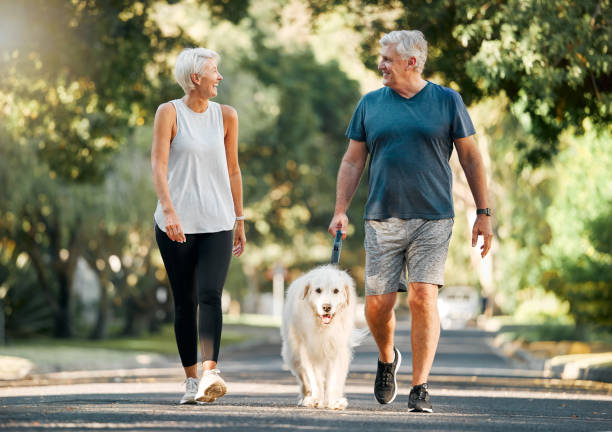
#> input picture test.jpg, 612 x 432 px
$ python -i dehaze.py   (imports and definitions only)   (older library calls are emulated)
#> lines starting #> are read from the running program, lines starting #| are printed output that depends on the picture
import cv2
import math
import numpy as np

def DarkChannel(im, sz):
    b, g, r = cv2.split(im)
    dc = cv2.min(cv2.min(r, g), b)
    kernel = cv2.getStructuringElement(cv2.MORPH_RECT, (sz, sz))
    dark = cv2.erode(dc, kernel)
    return dark

def AtmLight(im, dark):
    [h, w] = im.shape[:2]
    imsz = h * w
    numpx = int(max(math.floor(imsz / 1000), 1))
    darkvec = dark.reshape(imsz)
    imvec = im.reshape(imsz, 3)
    indices = darkvec.argsort()
    indices = indices[imsz - numpx::]
    atmsum = np.zeros([1, 3])
    for ind in range(1, numpx):
        atmsum = atmsum + imvec[indices[ind]]
    A = atmsum / numpx
    return A

def TransmissionEstimate(im, A, sz):
    omega = 0.95
    im3 = np.empty(im.shape, im.dtype)
    for ind in range(0, 3):
        im3[:, :, ind] = im[:, :, ind] / A[0, ind]
    transmission = 1 - omega * DarkChannel(im3, sz)
    return transmission

def Guidedfilter(im, p, r, eps):
    mean_I = cv2.boxFilter(im, cv2.CV_64F, (r, r))
    mean_p = cv2.boxFilter(p, cv2.CV_64F, (r, r))
    mean_Ip = cv2.boxFilter(im * p, cv2.CV_64F, (r, r))
    cov_Ip = mean_Ip - mean_I * mean_p
    mean_II = cv2.boxFilter(im * im, cv2.CV_64F, (r, r))
    var_I = mean_II - mean_I * mean_I
    a = cov_Ip / (var_I + eps)
    b = mean_p - a * mean_I
    mean_a = cv2.boxFilter(a, cv2.CV_64F, (r, r))
    mean_b = cv2.boxFilter(b, cv2.CV_64F, (r, r))
    q = mean_a * im + mean_b
    return q

def TransmissionRefine(im, et):
    gray = cv2.cvtColor(im, cv2.COLOR_BGR2GRAY)
    gray = np.float64(gray) / 255
    r = 60
    eps = 0.0001
    t = Guidedfilter(gray, et, r, eps)
    return t

def Recover(im, t, A, tx=0.1):
    res = np.empty(im.shape, im.dtype)
    t = cv2.max(t, tx)
    for ind in range(0, 3):
        res[:, :, ind] = (im[:, :, ind] - A[0, ind]) / t + A[0, ind]
    return res

def dehaze_frame(frame):
    """Dehaze a single frame."""
    sz = 15
    im = frame.astype(np.float64) / 255
    dark = DarkChannel(im, sz)
    A = AtmLight(im, dark)
    te = TransmissionEstimate(im, A, sz)
    t = TransmissionRefine(frame, te)
    J = Recover(im, t, A)
    return (J * 255).astype(np.uint8)

def dehaze_video(input_path, output_path):
    """Dehaze a video."""
    cap = cv2.VideoCapture(input_path)
    if not cap.isOpened():
        print("Error: Unable to open video.")
        return

    frame_width = int(cap.get(cv2.CAP_PROP_FRAME_WIDTH))
    frame_height = int(cap.get(cv2.CAP_PROP_FRAME_HEIGHT))
    fps = int(cap.get(cv2.CAP_PROP_FPS))

    fourcc = cv2.VideoWriter_fourcc(*'mp4v')
    out = cv2.VideoWriter(output_path, fourcc, fps, (frame_width, frame_height))

    while cap.isOpened():
        ret, frame = cap.read()
        if not ret:
            break

        dehazed_frame = dehaze_frame(frame)
        out.write(dehazed_frame)

    cap.release()
    out.release()
    cv2.destroyAllWindows()

#dehaze_video("video/hazy.mp4", "output_dehazed.mp4")

>>> import cv2
>>> picture = cv2.imread('../test.jpg')
#> picture is the input picture: shape (432, 612, 3); mean B, G, R 106.3, 132, 131.8
>>> result = dehaze_frame(picture)
#> in DarkChannel, `dark = cv2.erode(dc, kernel)`:
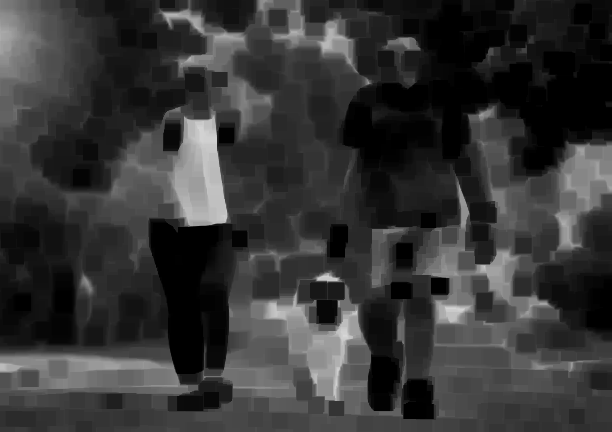
#> dark: shape (432, 612) float64; min 0, max 0.843, mean 0.21
#> in AtmLight, `indices = indices[imsz - numpx::]`: indices = 264 values, max 235344 at index 182, min 76697 at index 35, mean 119745.6
#> the loop in AtmLight, `for ind in range(1, numpx):` made 263 passes
#> atmsum on passes 1 to 3: [[0.882, 0.871, 0.839]], [[1.82, 1.81, 1.78]], [[2.73, 2.76, 2.77]]
#> after the loop in AtmLight, `for ind in range(1, numpx):`: atmsum = [[235.6, 234.8, 232.7]]
#> in AtmLight, `A = atmsum / numpx`: A = [[0.892, 0.889, 0.881]]
#> in Guidedfilter, `var_I = mean_II - mean_I * mean_I`:
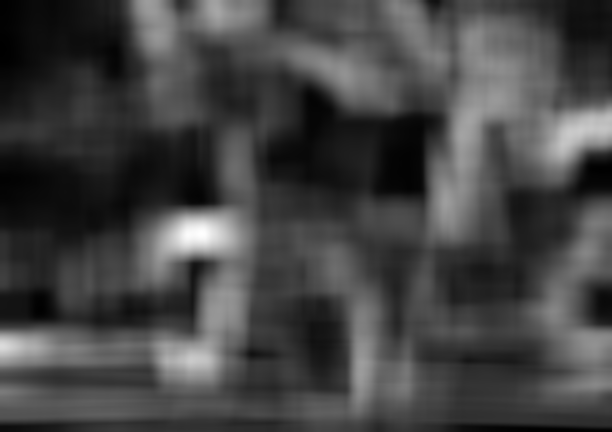
#> var_I: shape (432, 612) float64; min 0.00126, max 0.122, mean 0.0337; drawn with min black and max white
#> in Guidedfilter, `mean_a = cv2.boxFilter(a, cv2.CV_64F, (r, r))`:
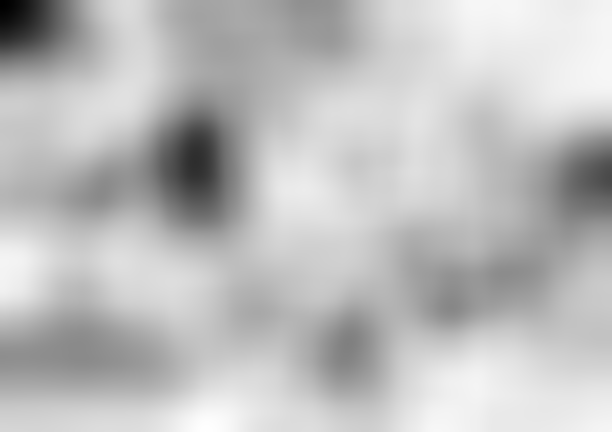
#> mean_a: shape (432, 612) float64; min -1.41, max 0.0152, mean -0.353; drawn with min black and max white
#> in Guidedfilter, `mean_b = cv2.boxFilter(b, cv2.CV_64F, (r, r))`:
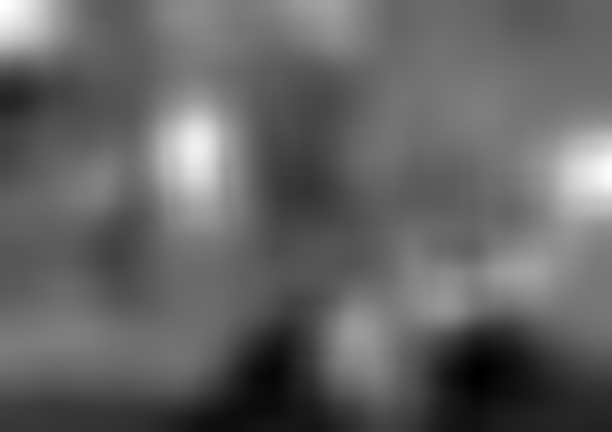
#> mean_b: shape (432, 612) float64; min 0.709, max 1.39, mean 0.975; drawn with min black and max white
#> in Guidedfilter, `q = mean_a * im + mean_b`:
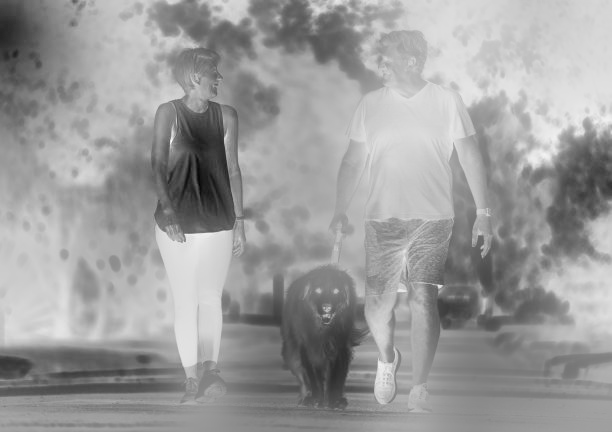
#> q: shape (432, 612) float64; min 0.255, max 1.1, mean 0.776; drawn with min black and max white
#> after the loop in Recover, `for ind in range(0, 3):`:
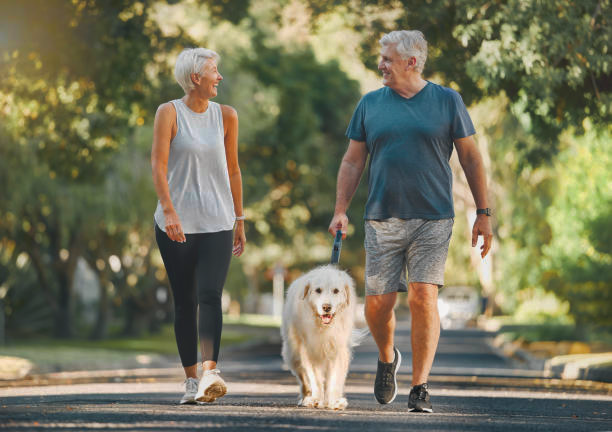
#> res: shape (432, 612, 3) float64; mean B, G, R 0.308, 0.444, 0.451; drawn with min black and max white
#> in dehaze_frame, `return (J * 255).astype(np.uint8)`:
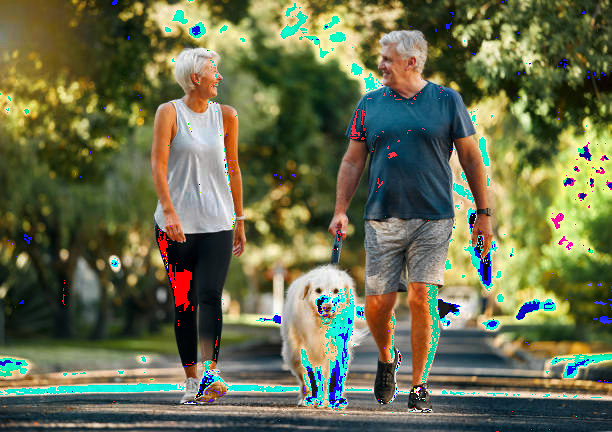
#> returned value: shape (432, 612, 3); mean of channels 0, 1, 2 77.9, 109.9, 105.3; drawn as B, G, R
